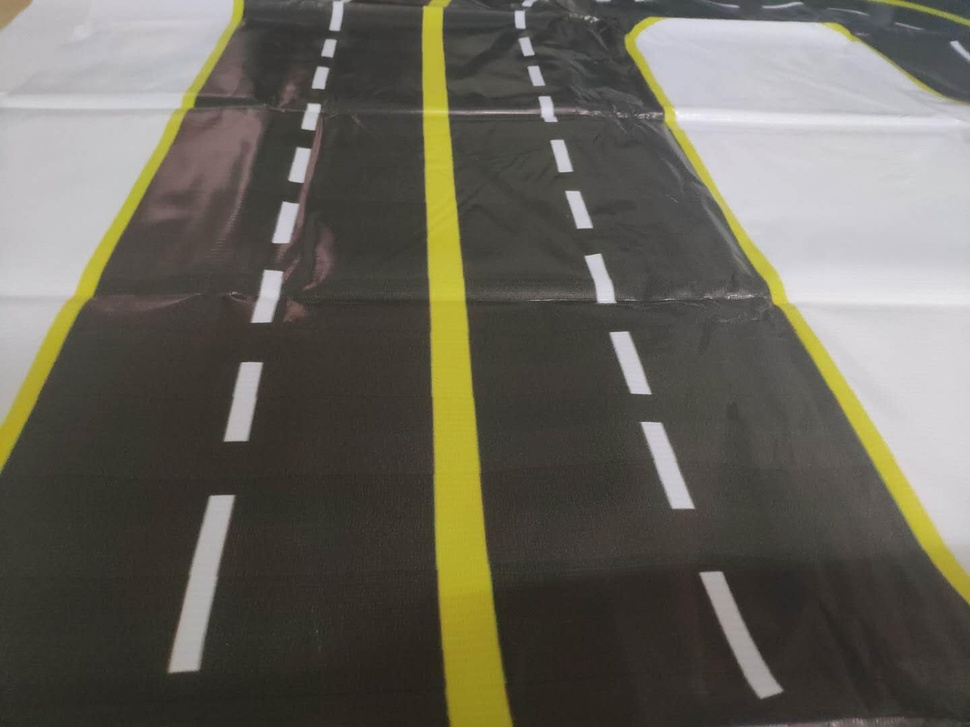
#> input picture lines/alway.jpg, 970 x 727 px, shrunk from 1440 x 1080 before the run
$ python test.py
#> lines starting #> are read from the running program, lines starting #| are printed output that depends on the picture; after the words box and inside, x2 and y2 are one past the last pixel; in counts of white or black regions, pixels touching at a corner belong together
### Demo.py
'''左右车道线检测'''
import cv2
import numpy as np
import math

def Show(name,image):
    # 显示图片
    cv2.imshow(name, image)
    cv2.waitKeyEx(0)
    cv2.destroyAllWindows()


# 车道颜色选选择
def select_rgb_lines(image,colors):
    '''
    color: sample: [
        [[200, 200, 200],[255, 255, 255]],
        ...
        ]
    '''
    h,w,c = image.shape
    all_mask = np.zeros(image.shape[:2],dtype=np.uint8)
    for color in colors:
        lower = np.uint8(color[0])
        upper = np.uint8(color[1])
        mask = cv2.inRange(image, lower, upper)  # 在范围的就为255 else 0
        all_mask = cv2.bitwise_or(all_mask,mask)
    return cv2.bitwise_and(image, image, mask=all_mask)
#
# def selecct_rgb_white_yellow(image,color1_lower=[200, 200, 200],color1_upper=[255, 255, 255],color2_lower=[0, 110, 110],color2_upper=[100, 255, 255]):
#     # cv中读取顺序是BGR
#     # 白色RGB
#     lower = np.uint8([200, 200, 200])
#     upper = np.uint8([255, 255, 255])
#     white_mask = cv2.inRange(image, lower, upper)  # 在范围的就为255 else 0
#     Show('white_mask',white_mask)
#
#     # 黄色
#     lower = np.uint8([0, 110, 110])
#     upper = np.uint8([100, 255, 255])
#     yellow_mask = cv2.inRange(image, lower, upper)  # 在范围的返回白色else 0
#     Show('yellow_mask',yellow_mask)
#
#     # 联合
#     mask = cv2.bitwise_or(white_mask, yellow_mask)  # 白色和黄色通道保留
#     masked = cv2.bitwise_and(image, image, mask=mask)  # 加到原图
#     return masked


# 边缘检测
# 灰度图
def convert_gray_scale(image):
    return cv2.cvtColor(image, cv2.COLOR_RGB2GRAY)  # 灰度图公式Grey = 0.299*R + 0.587*G + 0.114*B
    # 高斯滤波


def apply_smoothing(image, kernel_size=15):
    return cv2.GaussianBlur(image, (kernel_size, kernel_size), 0)
    # 边缘检测


def detect_edges(image, low_threshold=50, high_threshold=150):
    return cv2.Canny(image, low_threshold, high_threshold)


# 利益区域选择
def filter_region(image, vertices):
    """
    选择填充区域
    """
    mask = np.zeros_like(image)  # 构建一幅尺寸一样的图以0填充
    if len(mask.shape) == 2:  # 图片为单通道的时候也就是灰度图
        cv2.fillPoly(mask, vertices, 255)
    else:
        cv2.fillPoly(mask, vertices, (255,) * mask.shape[2])
    return cv2.bitwise_and(image, mask)


def select_region(image):
    """
   选择RIO区域
    """
    # first, define the polygon by vertices
    rows, cols = image.shape[:2]
    bottom_left = [cols * 0.1, rows * 0.95]
    top_left = [cols * 0.4, rows * 0.6]
    bottom_right = [cols * 0.9, rows * 0.95]
    top_right = [cols * 0.6, rows * 0.6]
    # the vertices are an array of polygons (i.e array of arrays) and the data type must be integer
    vertices = np.array([[bottom_left, top_left, top_right, bottom_right]], dtype=np.int32)

    #显示选择区域
    img = image.copy()
    pts = np.array([bottom_left, top_left, top_right, bottom_right],dtype=np.int32)
    pts = pts.copy().reshape((-1,1,2))
    img = cv2.polylines(img,[pts],isClosed=False,color=255,thickness=10) #单通道图片

    Show('ploy',img)
    return filter_region(image, vertices)


# 霍夫直线检测
def hough_lines(image):
    '''rho 为精度
        thera 也是精度
        相当于建立了一个表格行为rho列为theta,根据精度确定大小
        thresh 为阈值只有累加器大于此值的时候才认为是一条直线
        minLineLength 为长度阈值只有大于20长度的认为是一条直线
        masLineGap 为间隔阈值，两条直线的间隔小与300认为是一直线'''
    return cv2.HoughLinesP(image, rho=1, theta=np.pi / 180, threshold=20, minLineLength=20, maxLineGap=300)


# 左右单车道线各自拟合
def average_slope_intercept(lines):
    """通过计算每天加权平均值拟合一条直线"""
    left_lines = []  # (slope, intercept)
    left_weights = []  # (length,)
    right_lines = []  # (slope, intercept)
    right_weights = []  # (length,)
    if not lines.all():  # 含有false
        return None, None
    for line in lines:
        for x1, y1, x2, y2 in line:
            if x2 == x1:  # 如果是竖直。忽略
                continue  # ignore a vertical line
            slope = (y2 - y1) / (x2 - x1)  # 斜率
            intercept = y1 - slope * x1  # 纵截距
            length = np.sqrt((y2 - y1) ** 2 + (x2 - x1) ** 2)  # 直线长度为权重
            if slope < 0:  # 斜率判断为左车道线
                left_lines.append((slope, intercept))
                left_weights.append((length))
            else:  # 右车道线
                right_lines.append((slope, intercept))
                right_weights.append((length))

    # 计算拟合左右车道线
    left_lane = np.dot(left_weights, left_lines) / np.sum(left_weights) if len(
        left_weights) > 0 else None  # 求出加权平均值得K和b
    right_lane = np.dot(right_weights, right_lines) / np.sum(right_weights) if len(right_weights) > 0 else None

    return left_lane, right_lane  # (slope, intercept), (slope, intercept)


def use_kb_make_line_points(y1, y2, line):
    """
    利用斜率截距计算出直线的两点方便画线
    """
    if line is None:
        return None

    slope, intercept = line
    if slope == 0:  # 当直线斜率为0时候:
        return ((0, y1), (100, y2))
    # make sure everything is integer as cv2.line requires it
    x1 = int((y1 - intercept) / slope)
    x2 = int((y2 - intercept) / slope)
    y1 = int(y1)
    y2 = int(y2)

    return ((x1, y1), (x2, y2))


def lane_lines(image, lines):
    '''
    拟合直线主函数
    1. 得出左右车道线
    2。 计算直线端点
    '''
    left_lane, right_lane = average_slope_intercept(lines)  # '->截距和斜率'

    y1 = image.shape[0]  # bottom of the image
    y2 = y1 * 0.6  # slightly lower than the middle

    left_line = use_kb_make_line_points(y1, y2, left_lane)
    right_line = use_kb_make_line_points(y1, y2, right_lane)  # 得到两个点

    return left_line, right_line


def draw_lane_lines(image, lines, color=[0, 0, 255], thickness=20):
    # 画线
    line_image = np.zeros_like(image)  # 创建画板

    if not lines:
        return None
    for line in lines:
        if line is not None:  # 如果有线就画
            cv2.line(line_image, *line, color, thickness)
    # image1 * α + image2 * β + λ
    # image1 and image2 must be the same shape.
    return cv2.addWeighted(image, 1.0, line_image, 0.95, 0.0)


# [25 lines left out: function draw_tow_midline, not called in this run]

class Car_lines():
    '''
    img:一幅通道为RGB的图像
    '''
    def __init__(self):
        pass
    def search(self,img,colors = [[[200, 200, 200],[255, 255, 255]],[[0, 110, 110],[100, 255, 255]]]):
        lines = select_rgb_lines(img,colors)  # 颜色选择
        Show('slect_liness',lines)

        gray = convert_gray_scale(lines)  # 转换灰度图
        Show('gray',gray)

        smooth_gray = apply_smoothing(gray)  # 高斯平滑
        Show('gauss',smooth_gray)

        edges = detect_edges(smooth_gray)  # 边缘检测
        Show('edges',edges)

        roi = select_region(edges)  # 选择车道线位置，要知道大概位置
        Show('roi',roi)

        lines = hough_lines(roi)  # 直线检测
        l_r_lines = lane_lines(img, lines)  # 拟合直线

        result = draw_lane_lines(img, l_r_lines)  # 画线
        Show('result',result)
        result, data = draw_tow_midline(result, l_r_lines)  # 画中线
        return result, data

# [20 lines that do not run on import are left out]

### test.py
# -*- coding: utf-8 -*-
# @Time : 2020/8/17 15:46
# @Author : XXX
# @Site :
# @File : test.py
# @Software: PyCharm
import Demo
import cv2
line = Demo.Car_lines()
img = cv2.imread('lines/alway.jpg')
#> img is the input picture: shape (727, 970, 3); mean B, G, R 89.3, 99.8, 102.7
result, data = line.search(img,colors=[[[0, 110, 110],[100, 255, 255]]])
#> the loop in select_rgb_lines, `for color in colors:` made 1 pass
#> pass 1, in select_rgb_lines, `mask = cv2.inRange(image, lower, upper)`:
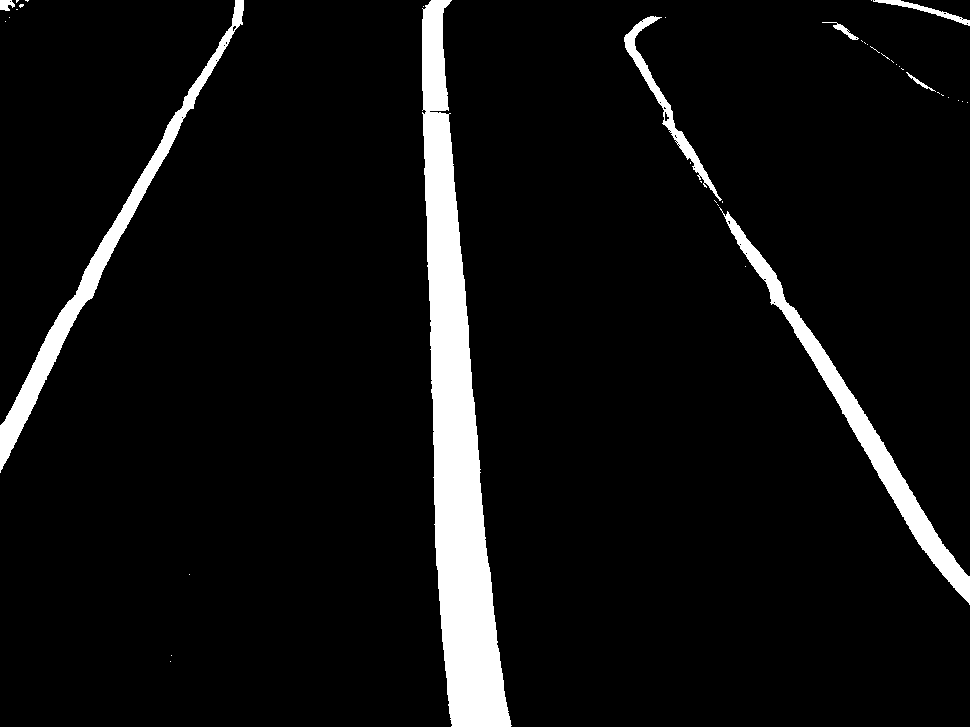
#> mask: shape (727, 970); 6.6% white; 41 white regions (33 under 20 px), largest, box (x1, y1, x2, y2) and area: (422, 0, 512, 727) 29044, (719, 207, 970, 605) 7493, (0, 0, 244, 473) 7147
#> in detect_edges, `return cv2.Canny(image, low_threshold, high_threshold)`:
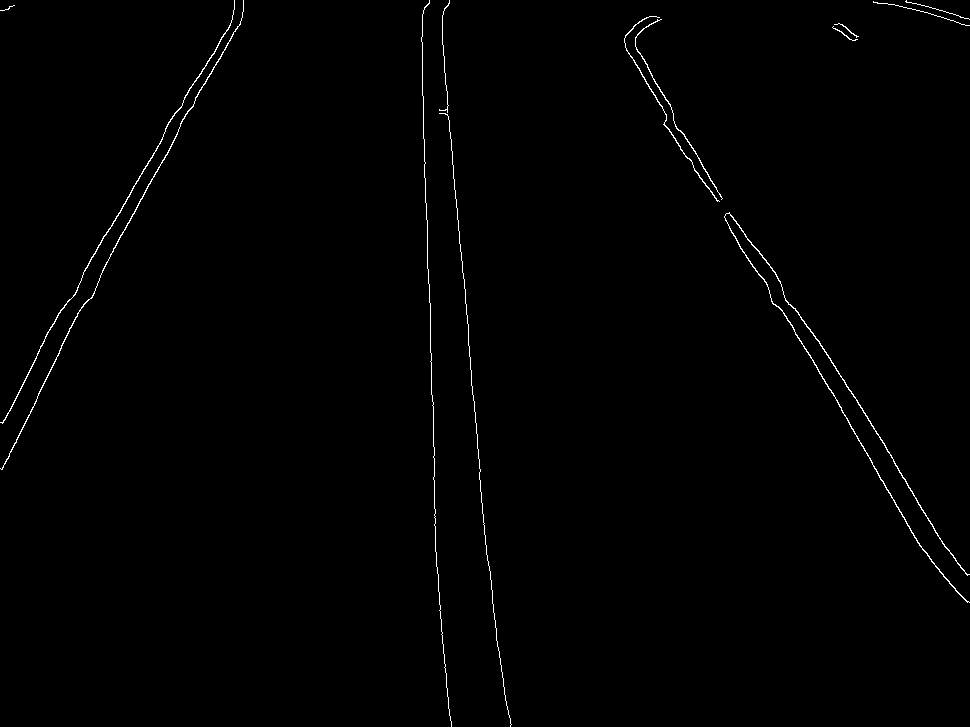
#> returned value: shape (727, 970); 0.68% white in thin lines or dots
#> in select_region, `img = cv2.polylines(img,[pts],isClosed=False,color=255,thickness=10)`:
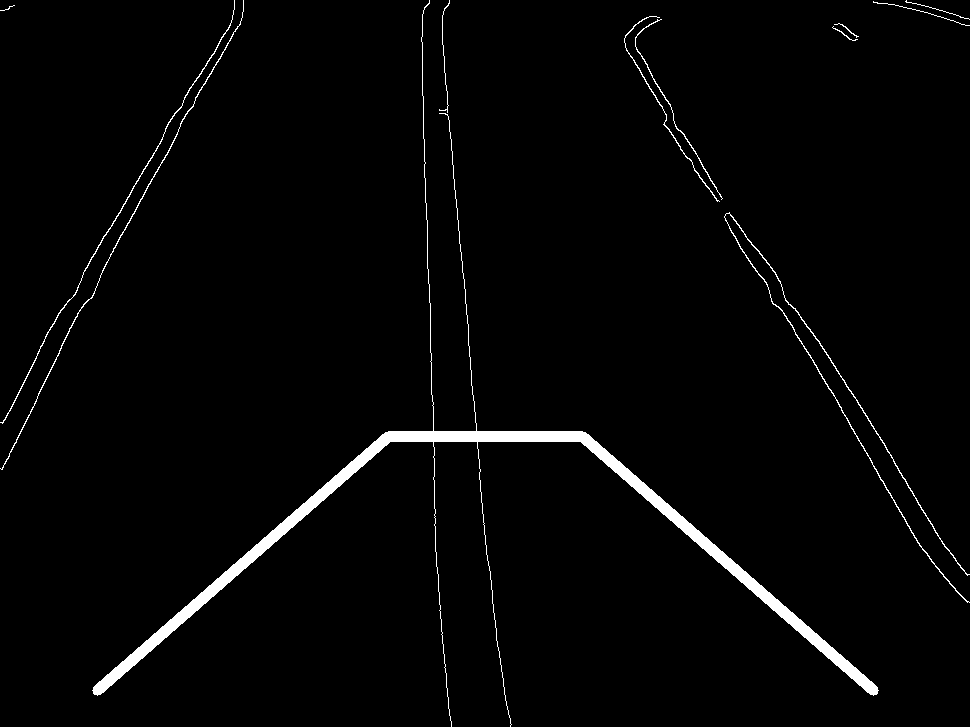
#> img: shape (727, 970); 2.2% white; 12 white regions (1 under 20 px), largest, box (x1, y1, x2, y2) and area: (92, 0, 879, 727) 12048, (724, 212, 970, 603) 1191, (0, 0, 244, 470) 673
#> in filter_region, `cv2.fillPoly(mask, vertices, 255)`:
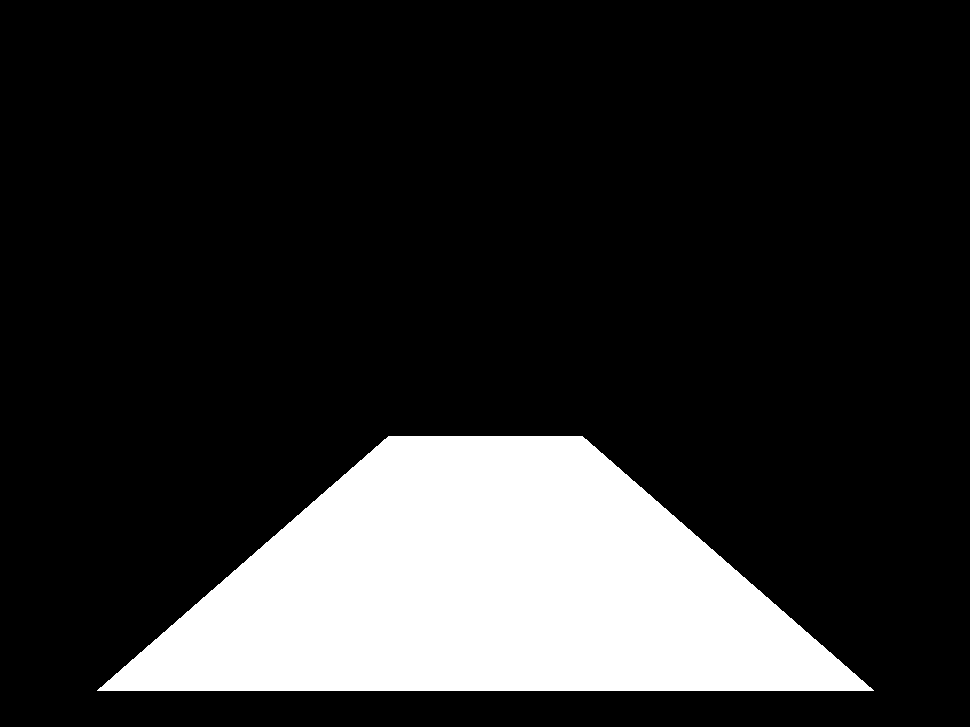
#> mask: shape (727, 970); 17.6% white; 1 white region, box (x1, y1, x2, y2) and area: (97, 436, 874, 691) 123967
#> in filter_region, `return cv2.bitwise_and(image, mask)`:
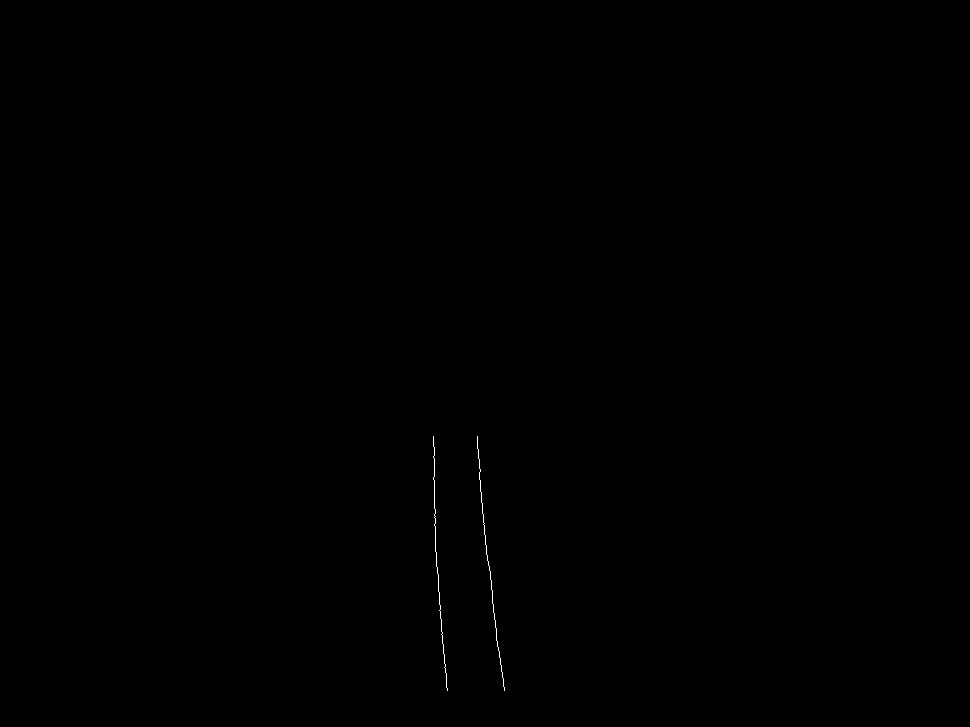
#> returned value: shape (727, 970); 0.07% white in thin lines or dots, all inside (x1, y1, x2, y2) = (433, 436, 505, 691)
#> in search, `lines = hough_lines(roi)`: lines = [[435, 550, 447, 690], [481, 501, 504, 690], [434, 525, 434, 447], [479, 479, 504, 687], [435, 534, 438, 579], [484, 534, 499, 657], [477, 442, 480, 471]]
#> the loop in average_slope_intercept, `for line in lines:` made 7 passes
#> after the loop in average_slope_intercept, `for line in lines:`: left_lines = []; right_lines = [(11.67, -4525), (8.22, -3451.6), (8.32, -3506.3), (15, -5991), (8.2, -3434.8), (9.67, -4169)]; right_weights = [140.5, 190.4, 209.5, 45.1, 123.9, 29.15]
#> in average_slope_intercept, `right_lane = np.dot(right_weights, right_lines) / np.sum(right_weights..`: right_lane = [9.37, -3851.9]
#> in lane_lines, `right_line = use_kb_make_line_points(y1, y2, right_lane)`: right_line = ((488, 727), (457, 436))
#> the loop in draw_lane_lines, `for line in lines:` made 2 passes
#> line on passes 1 to 2: None, ((488, 727), (457, 436))
print(data)
Demo.Show(result)

$ run again, with lines/right.jpg copied over lines/alway.jpg
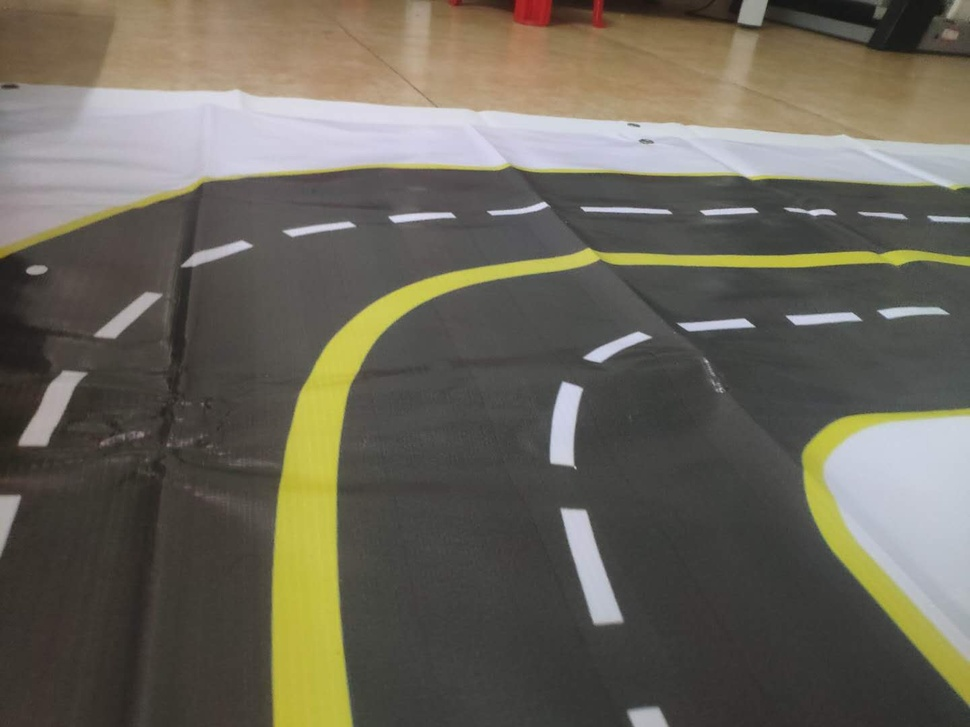
#> input picture lines/right.jpg, 970 x 727 px, shrunk from 1440 x 1080 before the run
#> img is the input picture: shape (727, 970, 3); mean B, G, R 89.7, 101.6, 106.1
#> the loop in select_rgb_lines, `for color in colors:` made 1 pass
#> pass 1, in select_rgb_lines, `mask = cv2.inRange(image, lower, upper)`:
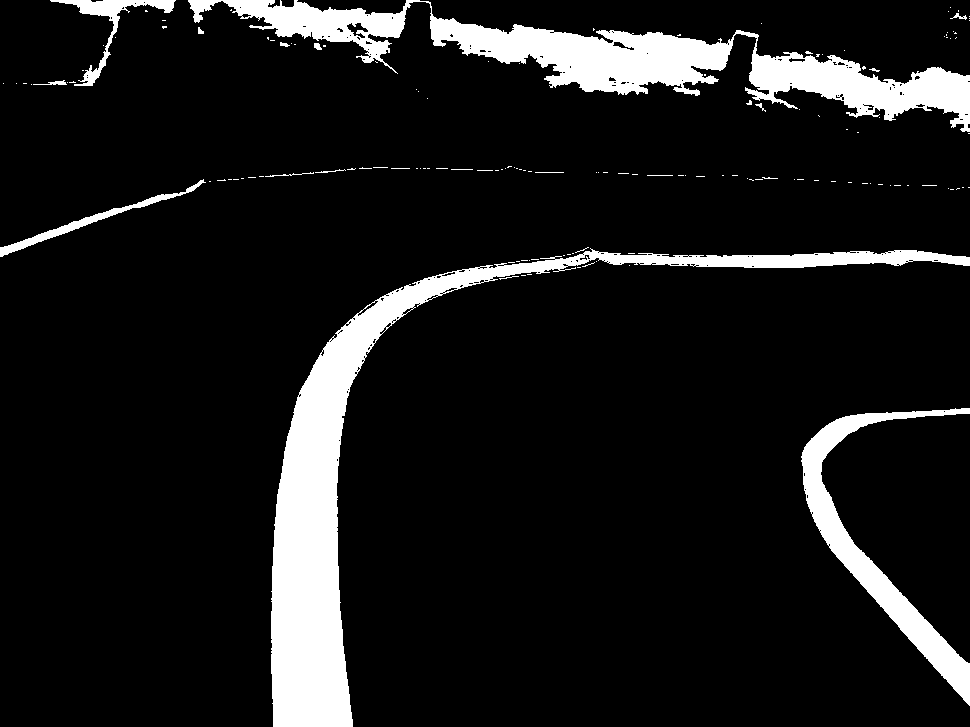
#> mask: shape (727, 970); 10.3% white; 145 white regions (127 under 20 px), largest, box (x1, y1, x2, y2) and area: (271, 248, 970, 727) 33085, (188, 0, 970, 132) 26430, (801, 408, 970, 706) 8909
#> img: shape (727, 970); 2.5% white; 47 white regions (6 under 20 px), largest, box (x1, y1, x2, y2) and area: (92, 250, 970, 727) 12442, (801, 407, 970, 705) 593, (821, 414, 970, 663) 512
#> lines = [[337, 481, 339, 609], [271, 589, 272, 690], [340, 611, 348, 690], [271, 675, 273, 545], [336, 485, 337, 563]]
#> the loop in average_slope_intercept, `for line in lines:` made 5 passes
#> after the loop in average_slope_intercept, `for line in lines:`: left_lines = [(-65, 18290)]; left_weights = [130]; right_lines = [(64, -21087), (101, -26782), (9.88, -2746.5), (78, -25723)]; right_weights = [128, 101, 79.4, 78.01]
#> in average_slope_intercept, `left_lane = np.dot(left_weights, left_lines) / np.sum(left_weights) if..`: left_lane = [-65, 18290]
#> in average_slope_intercept, `right_lane = np.dot(right_weights, right_lines) / np.sum(right_weights..`: right_lane = [65.38, -19742.8]
#> in lane_lines, `left_lane, right_lane = average_slope_intercept(lines)  # '->截距和斜率'`: left_lane = [-65, 18290]; right_lane = [65.38, -19742.8]
#> slope = -65; intercept = 18290
#> x1 = 270
#> x2 = 274
#> left_line = ((270, 727), (274, 436))
#> right_line = ((313, 727), (308, 436))
#> l_r_lines = (((270, 727), (274, 436)), ((313, 727), (308, 436)))
#> the loop in draw_lane_lines, `for line in lines:` made 2 passes
#> line on passes 1 to 2: ((270, 727), (274, 436)), ((313, 727), (308, 436))
#> after the loop in draw_lane_lines, `for line in lines:`:
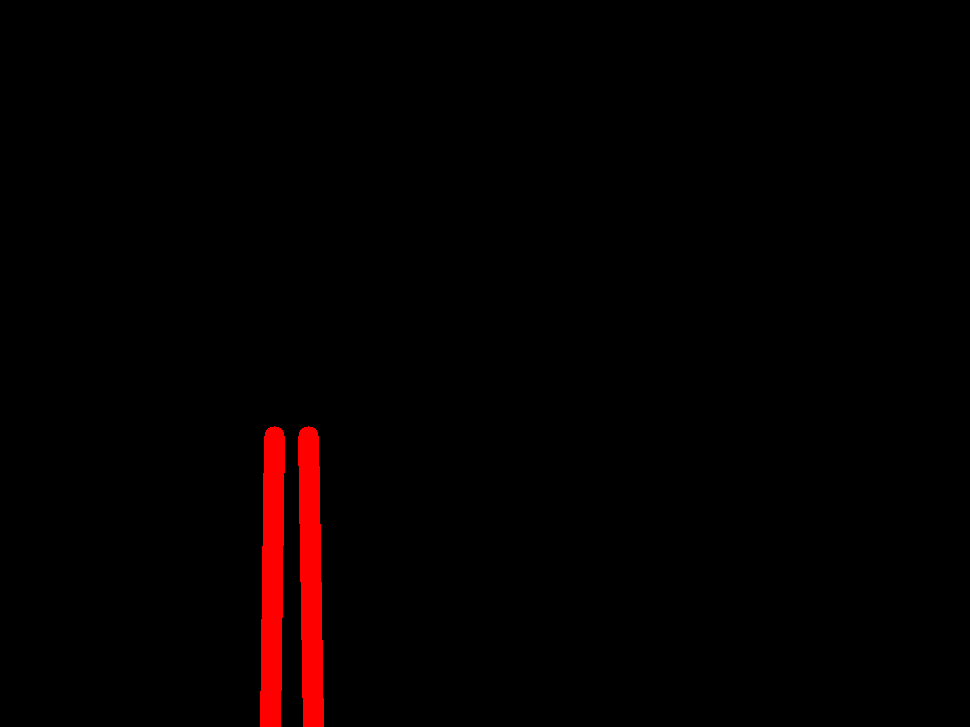
#> line_image: shape (727, 970, 3); mean of channels 0, 1, 2 0, 0, 4.5; drawn as B, G, R
